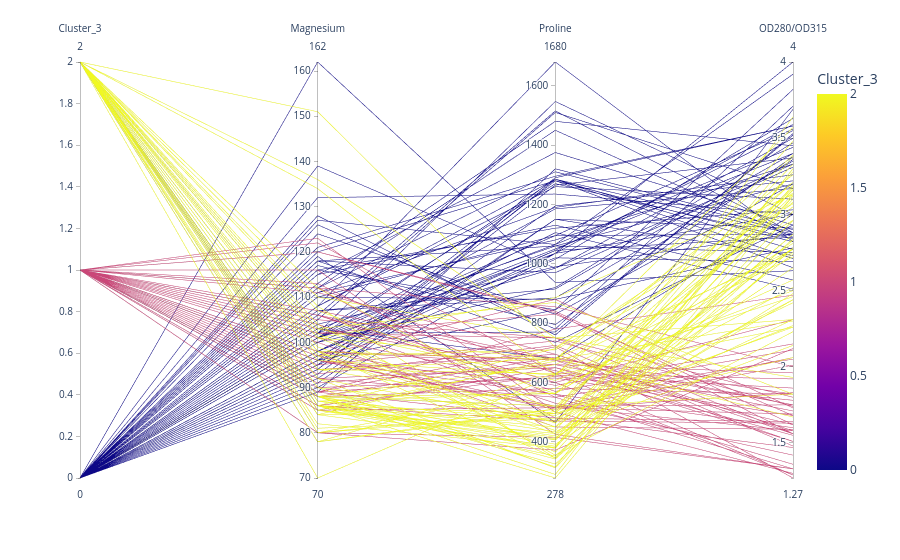

Notebook cell for this chart:
### Code cell
import plotly.express as px

fig = px.parallel_coordinates(df, color='Cluster_3', dimensions=['Cluster_3', "Magnesium", "Proline", "OD280/OD315"])
fig.show()

### Figure 1 — Plotly figure (JSON) as saved in the notebook; plotly's stock layout.template omitted (floating-point values rounded to 4 significant figures; data arrays with more than 128 entries replaced by an {"elided": "..."} marker saying what was removed)
{"data": [{"dimensions": [{"label": "Cluster_3", "values": {"elided": "178 float values"}}, {"label": "Magnesium", "values": {"elided": "178 int values"}}, {"label": "Proline", "values": {"elided": "178 int values"}}, {"label": "OD280/OD315", "values": {"elided": "178 float values"}}], "domain": {"x": [0, 1], "y": [0, 1]}, "line": {"color": {"elided": "178 float values"}, "coloraxis": "coloraxis"}, "name": "", "type": "parcoords"}], "layout": {"coloraxis": {"colorbar": {"title": {"text": "Cluster_3"}}, "colorscale": [[0, "#0d0887"], [0.1111, "#46039f"], [0.2222, "#7201a8"], [0.3333, "#9c179e"], [0.4444, "#bd3786"], [0.5556, "#d8576b"], [0.6667, "#ed7953"], [0.7778, "#fb9f3a"], [0.8889, "#fdca26"], [1, "#f0f921"]]}, "legend": {"tracegroupgap": 0}, "margin": {"t": 60}}}
